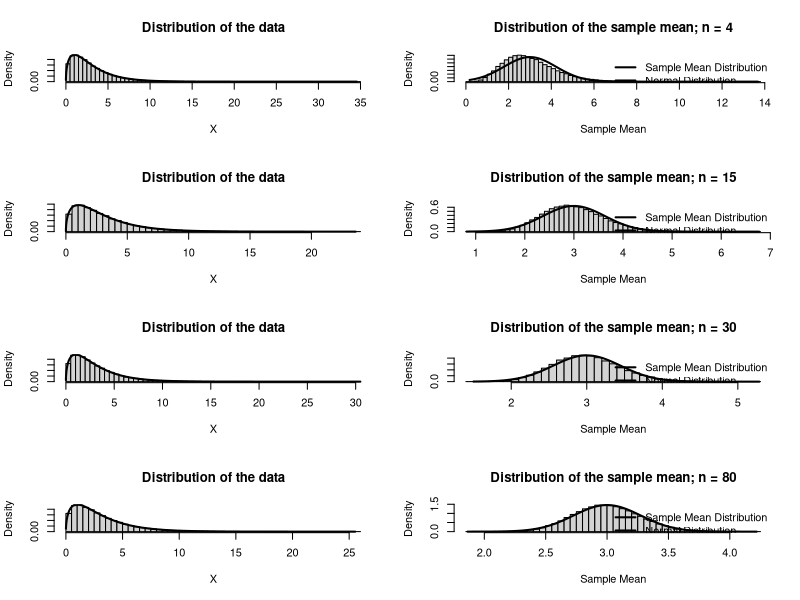

R code for this plot:
# Suppose we assign the letters A, B, C, D, and E to the scores of the five
# students so that A = 70,   B = 78,   C = 80,   D = 80,   E = 95
scores <- c(A = 70, B = 78, C = 80, D = 80, E = 95)
# Consider the letters A, B, C, D, E, and find all combinations of these letters
# taken 3 at a time
combinations <- combn(c("A", "B", "C", "D", "E"), 3)
# Calculate the average score for each combination of letters
average_scores <- apply(combinations, 2, function(x) mean(scores[x]))
# Create a table listing all combinations, scores, and their average
result_table <- data.frame(
  Combination = apply(combinations, 2, paste, collapse = ", "),
  Score1 = scores[combinations[1, ]],
  Score2 = scores[combinations[2, ]],
  Score3 = scores[combinations[3, ]],
  Average_Score = average_scores
)
# Print the table with only 2 digits after the decimal for the average score
result_table$Average_Score <- format(round(result_table$Average_Score, 2), nsmall = 2)
print(result_table)
# Now create a table showing the unique scores, their frequency, and relative
# frequency
score_table <- as.data.frame(table(average_scores))
colnames(score_table) <- c("Average_Score", "Frequency")
score_table$Relative_Frequency <- score_table$Frequency / sum(score_table$Frequency)
# Print this table with only 2 digits after the decimal for the first column
score_table$Average_Score <- format(round(as.numeric(as.character(score_table$Average_Score)), 2), nsmall = 2)
print(score_table)

# Central limit theorem illustration

set.seed(42)
par(mfrow=c(4,2))
n <- 100
mean.vec <- numeric()

## X has a chi-square distribution with df = 3

df <- 3

n <- 4
for(i in 1:100000) mean.vec[i] <- mean(rchisq(n,df=df))
mean.vec <- sort(mean.vec)

## Generate a histogram density for the raw data X
hist(x <- sort(rchisq(100000,df=df)),breaks=50,prob=TRUE,main="Distribution of the data",xlab="X")
## Plot the true PDF
lines(x,dchisq(x,df=df),lwd=2)
## Now plot the histogram density and normal density of the 100,000 sample means
hist(mean.vec,prob=TRUE,breaks=50,main=paste("Distribution of the sample mean; n =",n),xlab="Sample Mean")
lines(mean.vec,dnorm(mean.vec,mean(mean.vec),sd(mean.vec)),lwd=2)
legend("topright",c("Sample Mean Distribution","Normal Distribution"),lwd=2,bty="n")

n <- 15
for(i in 1:100000) mean.vec[i] <- mean(rchisq(n,df=df))
mean.vec <- sort(mean.vec)

## Generate a histogram density for the raw data X
hist(x <- sort(rchisq(100000,df=df)),breaks=50,prob=TRUE,main="Distribution of the data",xlab="X")
## Plot the true PDF
lines(x,dchisq(x,df=df),lwd=2)
## Now plot the histogram density and normal density of the 100,000 sample means
hist(mean.vec,prob=TRUE,breaks=50,main=paste("Distribution of the sample mean; n =",n),xlab="Sample Mean")
lines(mean.vec,dnorm(mean.vec,mean(mean.vec),sd(mean.vec)),lwd=2)
legend("topright",c("Sample Mean Distribution","Normal Distribution"),lwd=2,bty="n")

n <- 30
for(i in 1:100000) mean.vec[i] <- mean(rchisq(n,df=df))
mean.vec <- sort(mean.vec)

## Generate a histogram density for the raw data X
hist(x <- sort(rchisq(100000,df=df)),breaks=50,prob=TRUE,main="Distribution of the data",xlab="X")
## Plot the true PDF
lines(x,dchisq(x,df=df),lwd=2)
## Now plot the histogram density and normal density of the 100,000 sample means
hist(mean.vec,prob=TRUE,breaks=50,main=paste("Distribution of the sample mean; n =",n),xlab="Sample Mean")
lines(mean.vec,dnorm(mean.vec,mean(mean.vec),sd(mean.vec)),lwd=2)
legend("topright",c("Sample Mean Distribution","Normal Distribution"),lwd=2,bty="n")

n <- 80
for(i in 1:100000) mean.vec[i] <- mean(rchisq(n,df=df))
mean.vec <- sort(mean.vec)

## Generate a histogram density for the raw data X
hist(x <- sort(rchisq(100000,df=df)),breaks=50,prob=TRUE,main="Distribution of the data",xlab="X")
## Plot the true PDF
lines(x,dchisq(x,df=df),lwd=2)
## Now plot the histogram density and normal density of the 100,000 sample means
hist(mean.vec,prob=TRUE,breaks=50,main=paste("Distribution of the sample mean; n =",n),xlab="Sample Mean")
lines(mean.vec,dnorm(mean.vec,mean(mean.vec),sd(mean.vec)),lwd=2)
legend("topright",c("Sample Mean Distribution","Normal Distribution"),lwd=2,bty="n")

